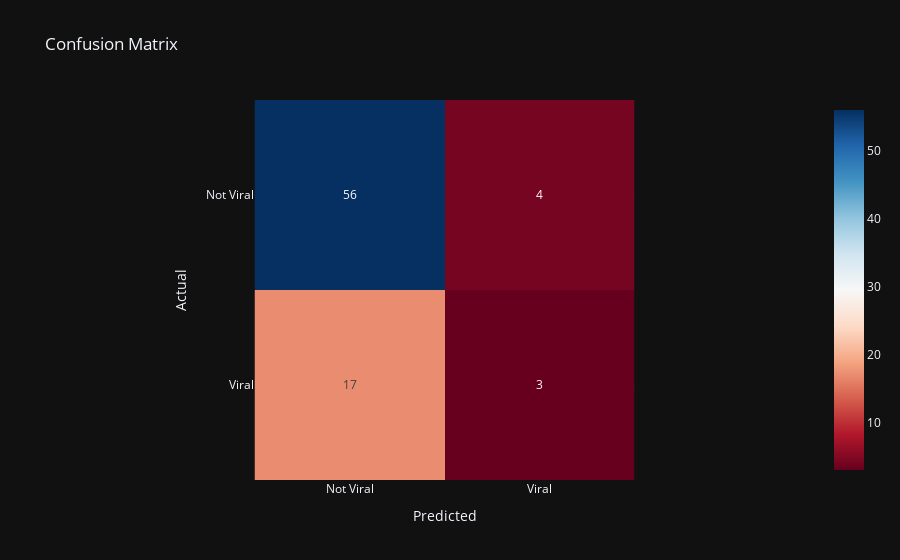

This figure's notebook cell:
### Code cell
from sklearn.metrics import confusion_matrix

y_pred = model.predict(X_test)
print("Classification Report:")
print(classification_report(y_test, y_pred))




cm = confusion_matrix(y_test, y_pred)
fig = px.imshow(cm, text_auto=True, title='Confusion Matrix',
                labels=dict(x="Predicted", y="Actual"),
                x=['Not Viral', 'Viral'], y=['Not Viral', 'Viral'],
                color_continuous_scale='RdBu', template='plotly_dark')
fig.show()

### Figure 1 — Plotly figure (JSON) as saved in the notebook; plotly's stock layout.template omitted (floating-point values rounded to 4 significant figures)
{"data": [{"coloraxis": "coloraxis", "name": "0", "texttemplate": "%{z}", "x": ["Not Viral", "Viral"], "y": ["Not Viral", "Viral"], "z": [[56, 4], [17, 3]], "type": "heatmap", "xaxis": "x", "yaxis": "y", "hovertemplate": "Predicted: %{x}<br>Actual: %{y}<br>color: %{z}<extra></extra>"}], "layout": {"xaxis": {"anchor": "y", "domain": [0.0, 1.0], "scaleanchor": "y", "constrain": "domain", "title": {"text": "Predicted"}}, "yaxis": {"anchor": "x", "domain": [0.0, 1.0], "autorange": "reversed", "constrain": "domain", "title": {"text": "Actual"}}, "coloraxis": {"colorscale": [[0.0, "rgb(103,0,31)"], [0.1, "rgb(178,24,43)"], [0.2, "rgb(214,96,77)"], [0.3, "rgb(244,165,130)"], [0.4, "rgb(253,219,199)"], [0.5, "rgb(247,247,247)"], [0.6, "rgb(209,229,240)"], [0.7, "rgb(146,197,222)"], [0.8, "rgb(67,147,195)"], [0.9, "rgb(33,102,172)"], [1.0, "rgb(5,48,97)"]]}, "title": {"text": "Confusion Matrix"}}}
